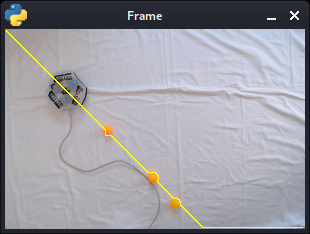
#> input picture LINUX/1.png, 310 x 234 px, given in place of the camera
$ python analyseImage.py
#> lines starting #> are read from the running program, lines starting #| are printed output that depends on the picture; after the words box and inside, x2 and y2 are one past the last pixel; in counts of white or black regions, pixels touching at a corner belong together
import cv2
import imutils
import os
import time
import heapq
import random
import matplotlib.pyplot as plt
import copy

tailleImage = 300

orangeLower = (5, 140, 185)
orangeUpper = (30, 215, 255)

class Noeud:
	def __init__(self, position:(), parent:()):
		self.position = position
		self.parent = parent
		self.g = 0 # Distance au Noeud de départ
		self.h = 0 # Distance au Noeud de fin
		self.f = 0 # Cout total
	def __eq__(self, other):
		return self.position == other.position
	def __lt__(self, other):
		return self.f < other.f

def add_to_open(listeOuverte, voisin):
  for noeud in listeOuverte:
    if (voisin == noeud and voisin.f >= noeud.f):
      return False
  return True

def Distance_Manhattan(a,b):
	# return abs(a.position[0] - b.position[0]) + abs(a.position[1] - b.position[1])
    return ((b.position[0]-a.position[0])**2 + (b.position[1]-a.position[1])**2)**(1/2)


camera = cv2.VideoCapture(0)


# [5 lines of commented-out code are left out]

def balle(frame):
    x,y=-1,-1
    BALLE = False

    frame = imutils.resize(frame, width=tailleImage)
    hsv = cv2.cvtColor(frame, cv2.COLOR_BGR2HSV)
    mask = cv2.inRange(hsv, orangeLower, orangeUpper)
    #mask = cv2.erode(mask, None, iterations=2)
    #mask = cv2.dilate(mask, None, iterations=2)

    cnts = cv2.findContours(mask.copy(), cv2.RETR_EXTERNAL, cv2.CHAIN_APPROX_SIMPLE)[-2]
    center = None

    if len(cnts) > 0:
        c = max(cnts, key=cv2.contourArea)
        ((x, y), radius) = cv2.minEnclosingCircle(c)

        if radius > 10:
            cv2.circle(frame, (int(x), int(y)), int(radius), (0, 255, 255), 2)
            # [6 lines of commented-out code are left out]
            pos = (300-int(x))*-1    # position par rapport au centre de l'image x=300
            # print("Pos = "+str(pos))
            BALLE = True
            diametre = radius*2
        else:
            # u=os.system('clear')
            # print("PAS DE BALLE")
            radius = -1
            x = -1
            y = -1
            BALLE = False
    else:
        # u=os.system('clear')
        # print("PAS DE BALLE")
        radius = -1
        x = -1
        y = -1
        BALLE = False

    # cv2.imshow("Frame", frame)
    # cv2.waitKey(1)
    #cv2.imshow("Mask", mask)
    return  BALLE,(x,y),frame,mask
"""
while True:
    (grabbed, frame) = camera.read()

    B,coord,frame,mask = balle(frame)
    B,coord,frame,mask = balle(frame)

    cv2.imshow("Mask", mask)
    cv2.imshow("Frame", frame)
    cv2.waitKey(1)"""

(grabbed, frame) = camera.read()
#> frame is the input picture: shape (234, 310, 3); mean B, G, R 162.2, 155.8, 156.5
frame = imutils.resize(frame, width=tailleImage)
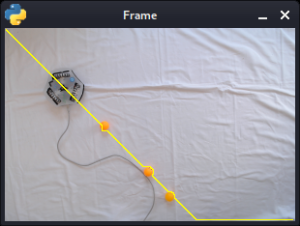
#> frame: shape (226, 300, 3); mean B, G, R 162.2, 155.8, 156.6
hsv = cv2.cvtColor(frame, cv2.COLOR_BGR2HSV)
#> hsv: shape (226, 300, 3); mean H, S, V 119.1, 25.3, 165.8
mask = cv2.inRange(hsv, orangeLower, orangeUpper)
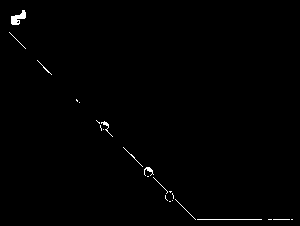
#> mask: shape (226, 300); 0.62% white in thin lines or dots, all inside (x1, y1, x2, y2) = (9, 10, 293, 220)

def nvmat(n,p):
    """
    Renvoie une matrice de n ligne et p colonne remplie de x
    """
    def nvligne(p,x):
        res=[]
        for i in range(p):
            if i==0 or i==p-1:
                res.append('#')
            else:
                res.append(x)
        return res
    res=[]
    for i in range(n):
        if i == 0 or i==n-1:
            res.append(nvligne(p,'#'))
        else:
            res.append(nvligne(p,'.'))
    res[1][1]='$'
    res[n-2][p-2]='@'
    return res

def ajouteBalle(mat,mask,x='#'):
    for i in range(len(mask)):
        for j in range(len(mask[0])):
            if mask[i][j]:
                mat[i][j]=x

def carteFromMatrix(M):
  largeur = len(M[0])
  hauteur = len(M)
  map = {}
  deb,fin = (0,0),(0,0)

  for j in range (hauteur):
    for i in range (largeur):
      map[(i, j)] = M[j][i]
      if M[j][i]=='@':
        deb = (i,j)
      if M[j][i]=='$':
        fin = (i,j)

  return map,deb,fin,largeur,hauteur


def Dijkstra(map, deb, fin):
  # Création des liste ouverte et fermée
  listeOuverte = []
  listeFermée = []
  # Création des noeud de départ
  start_node = Noeud(deb, None)
  goal_node = Noeud(fin, None)
  # On ajoute le noeud de départ dans la liste ouverte
  heapq.heappush(listeOuverte,start_node)

  # On s'arrêtera lorsque la liste ouverte sera vide
  while len(listeOuverte) > 0:
    # on recupere le meilleur noeud...
    current_node = heapq.heappop(listeOuverte)
    # Et on l'ajoute à la liste fermé
    listeFermée.append(current_node)

    # On verifie si l'on a trouvé l'arrivée
    if current_node == goal_node:
      path = []
      while current_node != start_node:
        path.append(current_node.position)
        current_node = current_node.parent
      # On renvoie le chemin
      return path

    # Sinon on recupere le noeud où l'on se trouve
    (x, y) = current_node.position
    # On liste ces voisins
    Voisins = [(x-1, y), (x+1, y), (x, y-1), (x, y+1)]

    for next in Voisins:
      # On recupere la valeurs de la map (obstacle ou non)
      map_value = map.get(next)
      # Verifie si le noeud est un obstacle
      if(map_value == '#'):
              continue
      # creation du noeud voisin
      voisin = Noeud(next, current_node)
      # On verifie que le voisin n'est pas dans la liste fermée
      if(voisin in listeFermée):
              continue
      # Calcul de l'heuristiques (avec distance de Manhattan ) Distance_Manhattan(voisin,start_node)	Distance_Manhattan(voisin,goal_node)
      voisin.g = Distance_Manhattan(voisin,goal_node)

      voisin.f = voisin.g
      #  On verifie si le voisin est dans la liste ouverte et si il a une plus basse valeur de f
      if(add_to_open(listeOuverte, voisin) == True):
        # On ajoute le voisin dans la liste ouverte
        heapq.heappush(listeOuverte,voisin)

  # Si le chemin n'est pas trouvé, on renvoie None
  return None


def draw_Path_frame(frame,path):
    for i in range(0,len(path)-1):
        x1,y1=path[i]
        x2,y2=path[i+1]
        cv2.line(frame,(x1,y1),(x2,y2),(0,255,255))
    return frame

def draw_Path_mask(mask,path):
    for i in path:
        x,y=i
        mask[x][y]=1
    return mask


# ----- Boucle ------

while True:
    debt=time.time()
    (grabbed, frame) = camera.read()

    B,coord,frame,mask = balle(frame)
#> in balle, `cnts = cv2.findContours(mask.copy(), cv2.RETR_EXTERNAL, cv2.CHAIN_APPR..`: cnts = 23 contours, 22 with area under 20; largest, box (x1, y1, x2, y2) and area: (11, 10, 26, 25) 98
#> in balle, `c = max(cnts, key=cv2.contourArea)`: c = contour of 19 points, box (x1, y1, x2, y2) (11, 10, 26, 25), area 98
#> in balle, `((x, y), radius) = cv2.minEnclosingCircle(c)`: x = 18; y = 17; radius = 9.22
#> B = False; coord = (-1, -1)


    mat = nvmat(len(mask),len(mask[0]))
#> mat = 226 items
    ajouteBalle(mat,mask)
    map,deb,fin,largeur,hauteur = carteFromMatrix(mat)
#> in carteFromMatrix, `largeur = len(M[0])`: largeur = 300
#> in carteFromMatrix, `hauteur = len(M)`: hauteur = 226
#> after the loop in carteFromMatrix, `for j in range (hauteur):`: map = 67800 items
#> map = 67800 items; deb = (298, 224); fin = (1, 1); largeur = 300; hauteur = 226
    path = Dijkstra(map,deb,fin)
#> in __init__, `self.position = position`: self.position = (298, 224)
#> the loop in Dijkstra, `while len(listeOuverte) > 0:` made 547 passes
#> (x, Voisins) on passes 1 to 3: (298, [(297, 224), (299, 224), (298, 223), (298, 225)]), (297, [(296, 224), (298, 224), (297, 223), (297, 225)]), (296, [(295, 224), (297, 224), (296, 223), (296, 225)])

    draw_Path_frame(frame,path)
#> after the loop in draw_Path_frame, `for i in range(0,len(path)-1):`:
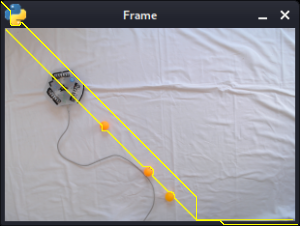
#> frame: shape (226, 300, 3); 0.78% of pixels changed, all inside (x1, y1, x2, y2) = (1, 1, 298, 225); drawn as B, G, R

    fint=time.time()
    # print(fin)
    du=fint-debt
    print(1/du,)

    cv2.imshow("Mask", mask)
    cv2.imshow("Frame", frame)
    cv2.waitKey(1)

    time.sleep(0.1)


camera.release()
cv2.destroyAllWindows()
